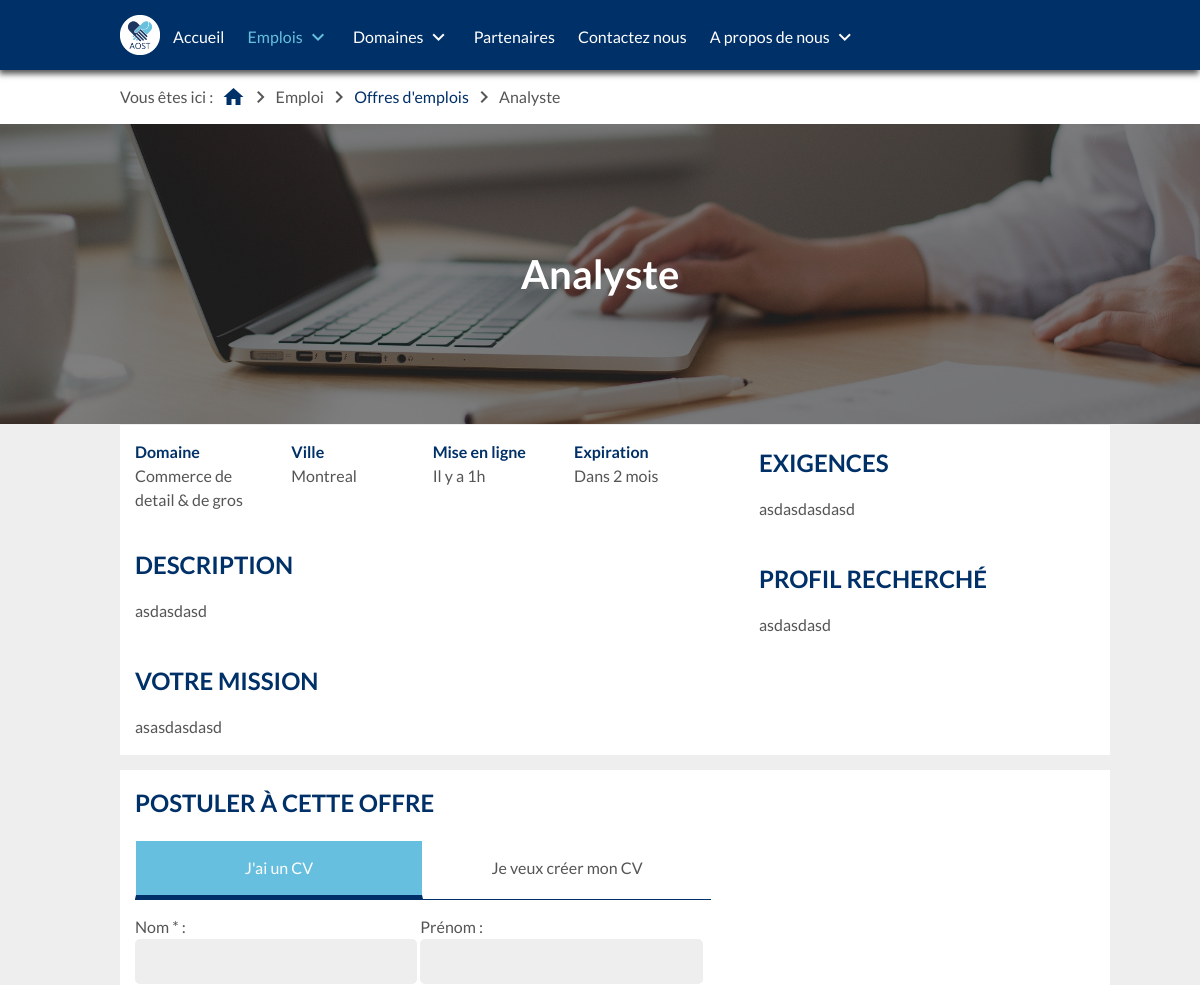
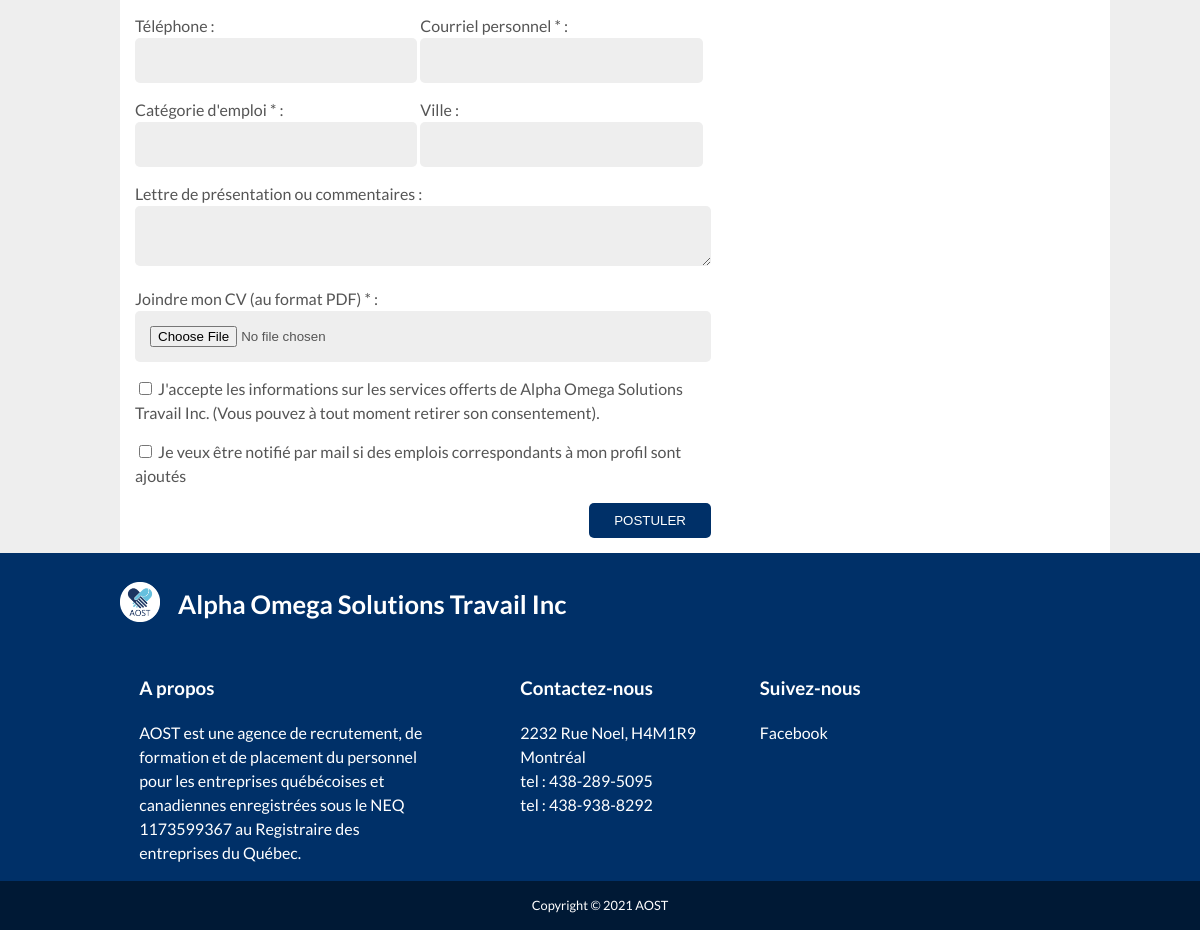
Page /job/offers/a/analyste/17/ on the committed database (2 pictures, top to bottom).
### tables this page shows
CREATE TABLE IF NOT EXISTS `subdomains` (
  `id` bigint(20) NOT NULL AUTO_INCREMENT,
  `id_admin` bigint(20) NOT NULL,
  `id_domain` bigint(20) NOT NULL,
  `name` varchar(200) NOT NULL,
  `color` varchar(100) NOT NULL,
  `added_at` datetime NOT NULL DEFAULT CURRENT_TIMESTAMP,
  PRIMARY KEY (`id`),
  KEY `id_domain` (`id_domain`),
  KEY `fk_admin` (`id_admin`)
);

CREATE TABLE IF NOT EXISTS `domains` (
  `id` bigint(20) NOT NULL AUTO_INCREMENT,
  `id_admin` bigint(20) NOT NULL,
  `name` varchar(100) NOT NULL,
  `color` varchar(100) NOT NULL,
  `added_at` datetime NOT NULL DEFAULT CURRENT_TIMESTAMP,
  PRIMARY KEY (`id`),
  KEY `id_admin` (`id_admin`)
);

CREATE TABLE IF NOT EXISTS `city` (
  `id` bigint(20) NOT NULL AUTO_INCREMENT,
  `name` varchar(150) NOT NULL,
  `added_at` datetime NOT NULL DEFAULT CURRENT_TIMESTAMP,
  PRIMARY KEY (`id`)
);

CREATE TABLE IF NOT EXISTS `offers` (
  `id` bigint(20) NOT NULL AUTO_INCREMENT,
  `id_admin` bigint(20) NOT NULL,
  `id_subdomain` bigint(20) NOT NULL,
  `id_city` bigint(20) NOT NULL,
  `compagny` varchar(100) NOT NULL,
  `description` longtext COMMENT 'Description globale de la demande',
  `missions` longtext COMMENT 'description détaillée (par mission) de la demande',
  `skill` longtext COMMENT 'compétences requises du postulant',
  `candidate_profile` longtext COMMENT 'Informations requises du postulant (age, annee d''experience, caractere etc...)',
  `cv` int(1) NOT NULL DEFAULT '0' COMMENT 'vaudra 1 si un CV est requit pour postuler',
  `motivation` int(1) NOT NULL DEFAULT '0' COMMENT 'Vaudra 1 si une lettre de motivation est requise pour postuler',
  `deleted` int(2) NOT NULL DEFAULT '0' COMMENT 'Vaudra 1 si supprimé par un admin (restera présente dans un onglet archives ou corbeille)',
  `expired` int(2) NOT NULL DEFAULT '0' COMMENT 'vaudra 1 si déjà expiré',
  `deadline` datetime NOT NULL COMMENT 'Date limite',
  `added_at` datetime NOT NULL DEFAULT CURRENT_TIMESTAMP,
  PRIMARY KEY (`id`),
  KEY `fk_city` (`id_city`),
  KEY `fk_subdomain` (`id_subdomain`),
  KEY `fk_admin` (`id_admin`)
);

### outils/php/Posting.class.php (the view, shortened to what the rows shown need)
<?php
class Posting{
  private $title;
  private $id_offer;
  private $btnTitle;
  public function __construct($pageTraitement, $title, $btnTitle, $id_offer){
    $this->title= $title;
    $this->btnTitle= $btnTitle;
    $this->id_offer= $id_offer;
  }
  public function getPostingSection(){
    global $domain;
    global $subdomain;
    $current_offer=[
      'id'=>0,
      'id_admin'=>0,
      'id_subdomain'=>0,
      'id_city'=>0,
      'compagny'=>0,
      'description'=>"",
      'missions'=>"",
      'skill'=>"",
      'candidate_profile'=>"",
      'cv'=>0,
      'motivation'=>0,
      'deleted'=>0,
      'expired'=>0,
      'deadline'=>"",
      'added_at'=>""
    ];
    $offer = new Offer($current_offer);
    if($this->id_offer != ""){
      $offer = $offer -> getOffer($this->id_offer);
    }else {
      $offer->setCv(1);
      $offer->setMotivation(1);
    }
    ?>
    <link rel="stylesheet" href="<?php echo _ROOT_PATH."outils/css/posting.css" ?>"/>
    <h2 class=" margin-top-none"><?php echo $this->title; ?></h2>
    <div class="cv_header">
      <div class="have_cv_btn cv_btn_active">J'ai un CV</div>
      <div class="make_cv_btn">Je veux créer mon CV</div>
    </div>
    <div class="have_cv_block">
      <form class="" id="have_cv_form" enctype="multipart/form-data">
        <div class="input-block">
          <label for="name">Nom<span class="form-required"> </span> :</label>
          <input type="text" name="name" required value="">
        </div>
        <div class="input-block">
          <label for="first_name">Prénom :</label>
          <input type="text" name="first_name" value="">
        </div>
        <div class="input-block">
          <label for="phone">Téléphone :</label>
          <input type="text" name="phone" value="">
        </div>
        <div class="input-block">
          <label for="email">Courriel personnel<span class="form-required"> </span> :</label>
          <input type="text" name="email" value="">
        </div>
        <div class="input-block job-block-cv">
          <label for="job-category-cv">Catégorie d'emploi<span class="form-required"> </span> :</label>
          <input type="text" class="job-category" id="job-category-cv" name="domain" readonly required>
        </div>
        <div class="input-block">
          <label for="city">Ville :</label>
          <input type="text" name="city" value="">
        </div>
        <div class="input-block text-area-block">
          <label for="about">Lettre de présentation ou commentaires :</label>
          <textarea name="about" ></textarea>
        </div>
        <div class="input-block text-area-block">
          <label for="cv_file">Joindre mon CV (au format PDF)<span class="form-required"> </span> :</label>
          <input type="file" name="cv_file" required value="">
        </div>
        <div class="checkbox-block">
          <input type="checkbox" id="EULA2" name="" value="" required>
          <label for="EULA2">J'accepte les informations sur les services offerts de Alpha Omega Solutions Travail Inc. (Vous pouvez à tout moment retirer son consentement).</label>
        </div>
        <div class="checkbox-block">
          <input type="checkbox" id="have_cv_alert" name="alert" value="">
          <label for="have_cv_alert">Je veux être notifié par mail si des emplois correspondants à mon profil sont ajoutés</label>
        </div>
        <div class="button-block">
          <button type="submit" id="btn_submit_have_cv" class="btn btn-primary" name="button"><?php echo $this->btnTitle; ?></button>
        </div>
      </form>
    </div>
          <?php
          $domains = $domain->getDomains();
          foreach($domains as $domain){
            $subdomains = $subdomain->getListSubdomains($domain->getId());
            ?>
              <?php foreach($subdomains as $subdomain){ ?>
                <div class="sub_domain_modal_item">
                  <label for="<?php echo ucfirst(htmlspecialchars_decode($subdomain->getName())).$domain->getId(); ?>"><?php echo ucfirst(htmlspecialchars_decode($subdomain->getName())); ?></label>
                  <input class="sd_item" type="checkbox" id="<?php echo ucfirst(htmlspecialchars_decode($subdomain->getName())).$domain->getId(); ?>" name="<?php echo ucfirst(htmlspecialchars_decode($subdomain->getName())); ?>" value="<?php echo ucfirst(htmlspecialchars_decode($subdomain->getName())); ?>" onchange="fillSubDomain(this)">
                </div>
              <?php } ?>
          <?php }?>
          <?php
          $domains = $domain->getDomains();
          foreach($domains as $domain){
            $subdomains = $subdomain->getListSubdomains($domain->getId());
            ?>
              <?php foreach($subdomains as $subdomain){ ?>
                <div class="sub_domain_modal_item">
                  <label for="<?php echo ucfirst(htmlspecialchars_decode($subdomain->getName()))."-".$domain->getId(); ?>"><?php echo ucfirst(htmlspecialchars_decode($subdomain->getName())); ?></label>
                  <input class="sd_item" type="checkbox" id="<?php echo ucfirst(htmlspecialchars_decode($subdomain->getName()))."-".$domain->getId(); ?>" name="<?php echo ucfirst(htmlspecialchars_decode($subdomain->getName())); ?>" value="<?php echo ucfirst(htmlspecialchars_decode($subdomain->getName())); ?>" onchange="fillSubDomainNoCv(this)">
                </div>
              <?php } ?>
          <?php }?>
  <?php }
}
?>

### outils/php/redirection.php (shortened to what the rows shown need)
<?php
  require_once _APP_PATH.'outils/php/functions.php';
  require_once _APP_PATH.'outils/php/Posting.class.php';
  require_once _APP_PATH.'outils/php/import_class.php';
  $subdomain = new Subdomain($current_subdomain);
  function redirection($title, $pageContain, $currentPage, $currentSubPage, $css, $js){
  ?>
  <?php
    include(_APP_PATH."header/head.php");
    global $subdomain;
  ?>
      <link rel="stylesheet" href="<?php echo $css; ?>"/>
  	</head>
  	<body>
      <?php include(_APP_PATH."header/header.php");  ?>
      <div class="" style="margin-top: 70px;">
        <?php
          switch ($currentPage) {
            case 'Offres d\'emplois':
              $newCurrentPage = "Emploi";
              break;
          }
          switch ($currentSubPage) {
            default:
              $newCurrentSubPage = $currentSubPage;
              break;
          }
          if($newCurrentPage != "home"){
        ?>
            <div class="offset-10-laptop current_page_indicator">
            	<span class="margin-right-5">Vous êtes ici :</span>
            	<a href="/"><i class="material-icons vertical-align-bottom">home</i></a>
            	<i class="material-icons vertical-align-bottom">chevron_right</i>
              <?php echo ucfirst($newCurrentPage); } ?>
            	<?php
                if($newCurrentSubPage != ""){
              ?>
              	<i class="material-icons vertical-align-bottom">chevron_right</i>
                <?php if(isset($_GET["id_offer"])){ ?>
                  <a href="<?php echo _ROOT_PATH; ?>job/offers/"><?php echo ucfirst($newCurrentSubPage); ?></a>
                  <i class="material-icons vertical-align-bottom">chevron_right</i>
                  <?php echo ucfirst($subdomain->getName()); ?>
                <?php }else{ echo ucfirst($newCurrentSubPage); } ?>
              <?php } ?>
        </div>
        <?php include($pageContain);  ?>
      </div>
      <?php include(_APP_PATH."footer/footer.php");  ?>
<?php } ?>

### job/offers/about/about.php
<div class="" style="background-color: var(--color-shadow)">
  <div class="container-box" style="background-image: url('<?php echo _ROOT_PATH; ?>img/bg/bg1.jpg'); ">
    <div class="container-box-shadow">
      <div class="offset-10-laptop container-box-body" style="">
        <div class="container-title"><?php echo ucwords(htmlspecialchars_decode($subdomain->getName())); ?></div>
      </div>
    </div>
  </div>
  <div class="offset-10-laptop section_asside_block background-white padding-horizontal" style="">
    <div class="section">
      <div class="infos_block">
        <div class="infos_text_item">
          <span>Domaine</span>
          <p>
            <?php
            $domain = $domain->getDomain($subdomain->getId_domain());
            echo ucfirst(htmlspecialchars_decode($domain->getName()));
            ?>
          </p>
        </div>
        <div class="infos_text_item">
          <span>Ville</span>
          <p>
            <?php
            $city = $city->getCity($offer->getId_city());
            echo ucfirst(htmlspecialchars_decode($city->getName()));
            ?>
          </p>
        </div>
        <div class="infos_text_item">
          <span>Mise en ligne</span>
          <p><?php echo get_elapsed_time($offer->getAdded_at()); ?></p>
        </div>
        <div class="infos_text_item">
          <span>Expiration</span>
          <p><?php echo get_expired_time($offer->getDeadline()); ?></p>
        </div>
      </div>
      <div class="about_block">
        <h2 class="margin-bottom-none">Description</h2>
        <div class="about_text">
          <?php echo htmlspecialchars_decode($offer->getDescription()); ?>
        </div>
      </div>
      <div class="about_block">
        <h2 class="margin-bottom-none" style="margin-top: 40px;">Votre mission</h2>
        <div class="about_text">
          <?php echo htmlspecialchars_decode($offer->getMissions()); ?>
        </div>
      </div>
    </div>
    <div class="aside">
      <div class="about_block">
        <h2 class="margin-bottom-none">Exigences</h2>
        <div class="about_text">
          <?php echo htmlspecialchars_decode($offer->getSkill()); ?>
        </div>
      </div>
      <div class="about_block">
        <h2 class="margin-bottom-none" style="margin-top: 40px;">Profil recherché</h2>
        <div class="about_text">
          <?php echo htmlspecialchars_decode($offer->getCandidate_profile()); ?>
        </div>
      </div>
    </div>
  </div>
  <div class="offset-10-laptop background-white padding-horizontal" style="margin-top: 15px; padding-top: 15px">
    <div class="posting-block">
      <?php
      $Posting = new Posting("outils/php/traitement/candidacy/add-candidacy.php", "Postuler à cette offre", "Postuler", $offer->getId());
      echo $Posting->getPostingSection();
      ?>
    </div>
  </div>
</div>

### rows in the picture
subdomains: name "Analyste"
domains: name "Commerce de detail & de gros"
city: name "Montreal"
offers: added_at "Il y a 1h", deadline "Dans 2 mois", description "asdasdasd", missions "asasdasdasd", skill "asdasdasdasd", candidate_profile "asdasdasd"

### other values in the picture
$newCurrentPage "Emploi"
$newCurrentSubPage "Offres d'emplois"
$this->title "POSTULER À CETTE OFFRE"
$this->btnTitle "POSTULER"
